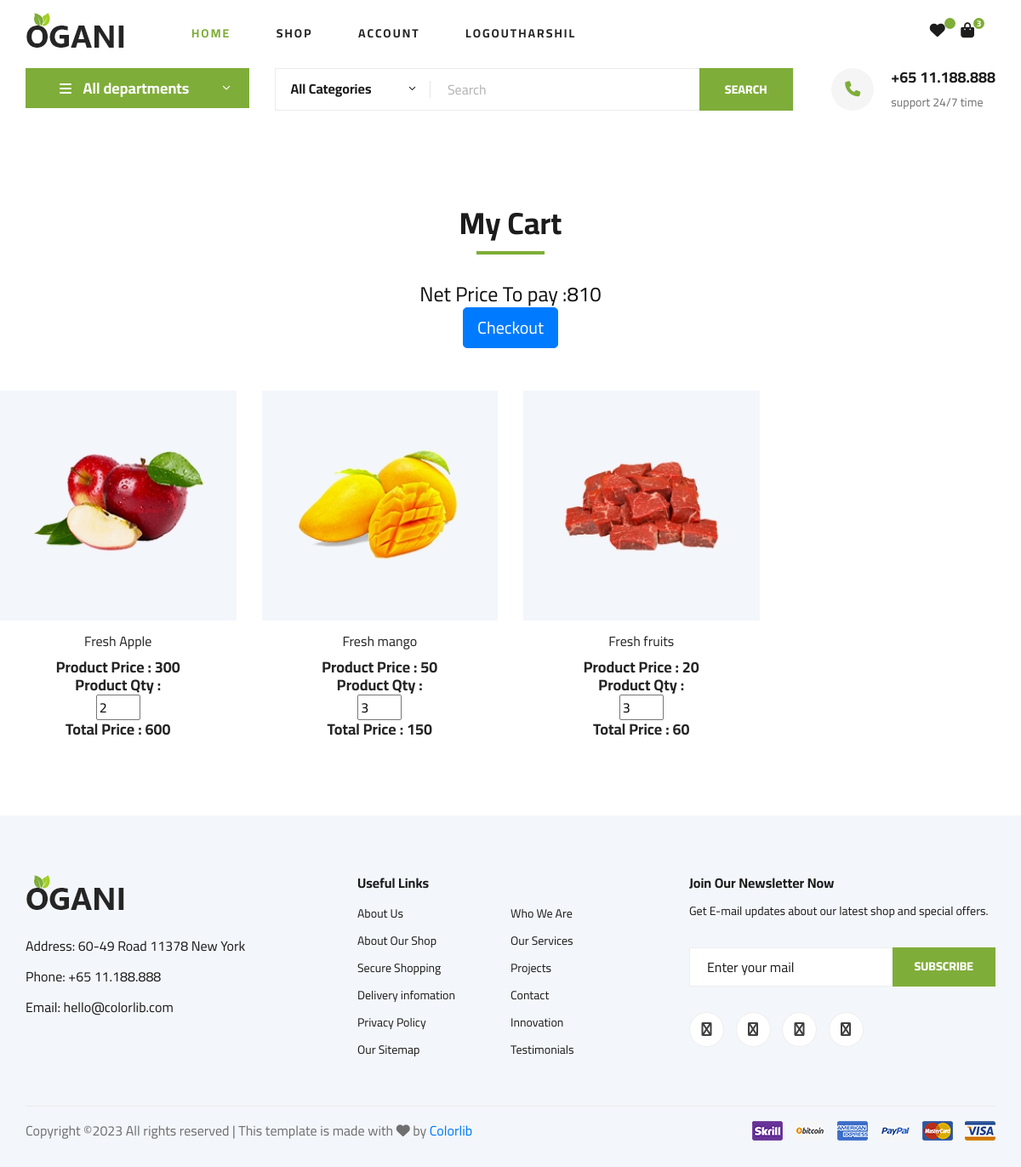
Page /cart/ (signed in) on the committed database.
### myapp/models.py (models this page shows, shortened)
class User(models.Model):
    fname=models.CharField(max_length=100)
    lname=models.CharField(max_length=100)
    email=models.EmailField()
    mobile=models.PositiveIntegerField()
    address=models.TextField()
    password=models.CharField(max_length=100)
    usertype=models.CharField(max_length=100,default="buyer")

class Cart(models.Model):
    user=models.ForeignKey(User,on_delete=models.CASCADE)
    product=models.ForeignKey(Product,on_delete=models.CASCADE)
    date=models.DateTimeField(default=timezone.now)
    product_qty=models.PositiveIntegerField()
    total_price=models.PositiveIntegerField()
    payment_status=models.BooleanField(default=False)

class Product(models.Model):
    seller=models.ForeignKey(User,on_delete=models.CASCADE)
    product_name=models.CharField(max_length=100)
    product_price=models.PositiveIntegerField()
    product_desc=models.TextField()
    product_image=models.ImageField(upload_to="product_image/")

### myapp/views.py (the view)
# urls.py: path('cart/',views.cart,name="cart"),
def cart(request):
	net_price=0
	user=User.objects.get(email=request.session['email'])
	carts=Cart.objects.filter(user=user)
	for i in carts:
		net_price+=i.total_price
	request.session['cart_count']=len(carts)
	return render(request,'cart.html',{'carts':carts,'net_price':net_price})

### myapp/templates/cart.html (shortened to what this page needs)
{% extends 'header.html'%}
{% load static %}
{% block content %}
<!DOCTYPE html>
<html lang="zxx">
<head>
</head>
<body>
    <section class="featured spad">
        <div class="container">
            <div class="row">
                <div class="col-lg-12">
                    <div class="section-title">
                        <h2>My Cart</h2>
                        <br><br>
                        <h4>Net Price To pay :{{net_price}}</h4>
                    <form method="post">
                        <button type="button" class="btn btn-lg btn-primary" id="checkout-button">Checkout</button>
                    </form>
                    </div>
                    </div>
                </div>
            </div>
            <div class="row featured__filter">
                {% for i in carts %}
                <div class="col-lg-3 col-md-3 col-sm-5 mix oranges fresh-meat">
                    <div class="featured__item">
                        <div class="featured__item__pic set-bg" data-setbg="{{i.product.product_image.url}}">
                        </div>
                        <div class="featured__item__text">
                            <h6><a href="#">{{i.product.product_name}}</a></h6>
                            <h5>Product Price : {{i.product.product_price}}</h5>
                            <h5>Product Qty :</h5>
                            <form name="change_qty" method="post" action="{% url 'change-qty' %}">
                                <input type="number" name="product_qty" min="1" max="10" value="{{i.product_qty}}" onchange="this.form.submit();">
                            </form>
                            <h5>Total Price : {{i.total_price}}</h5>
                        </div>
                    </div>
                </div>
                {% endfor %}
            </div>
    </section>
</body>
</html>
{% endblock %}sub

### myapp/templates/header.html (shortened to what this page needs)
{% load static %}
<!DOCTYPE html>
<html lang="zxx">
<head>
    <link rel="stylesheet" href="{% static 'css/bootstrap.min.css' %}" type="text/css">
    <link rel="stylesheet" href="{% static 'css/font-awesome.min.css' %}" type="text/css">
    <link rel="stylesheet" href="{% static 'css/elegant-icons.css' %}" type="text/css">
    <link rel="stylesheet" href="{% static 'css/nice-select.css' %}" type="text/css">
    <link rel="stylesheet" href="{% static 'css/jquery-ui.min.css' %}" type="text/css">
    <link rel="stylesheet" href="{% static 'css/owl.carousel.min.css' %}" type="text/css">
    <link rel="stylesheet" href="{% static 'css/slicknav.min.css' %}" type="text/css">
    <link rel="stylesheet" href="{% static 'css/style.css' %}" type="text/css">
    <link rel="stylesheet" href="https://cdnjs.cloudflare.com/ajax/libs/font-awesome/6.4.2/css/all.min.css" />
</head>
<body>
    <header class="header">
        <div class="container">
            <div class="row">
                <div class="col-lg-2">
                    <div class="header__logo">
                        <a href="./index.html"><img src="{% static 'img/logo.png' %}" alt=""></a>
                    </div>
                </div>
                <div class="col-lg-7">
                    <nav class="header__menu">
                        <ul>
                <li class="active"><a href="/">Home</a></li>
                <li><a href="{% url 'shop-grid' %}">Shop</a></li>
                <li><a href="#">Account</a>
                </li>
                {% if request.session.email %}
                <li><a href="{% url 'logout' %}">Logout{{request.session.fname}}</a></li>
                {% else %}
                <li><a href="{% url 'login' %}">LOGIN</a></li>
                <li><a href="{% url 'signup' %}">SIGN UP</a></li>
                {% endif %}
            </ul>
                    </nav>
                </div>
                <div class="col-lg-3">
                    <div class="header__cart">
                        <ul>
                            {% if request.session.email %}
                                <li><a href="{% url 'wishlist' %}"><i class="fa fa-heart"></i> <span>{{request.session.wishlist_count}}</span></a></li>
                                <li><a href="{% url 'cart' %}"><i class="fa fa-shopping-bag"></i><span>{{request.session.cart_count}}</span></a></li>
                            {% endif %}
                        </ul>
                    </div>
                </div>
            </div>
        </div>
    </header>
    <section class="hero hero-normal">
        <div class="container">
            <div class="row">
                <div class="col-lg-3">
                    <div class="hero__categories">
                        <div class="hero__categories__all">
                            <i class="fa fa-bars"></i>
                            <span>All departments</span>
                        </div>
                    </div>
                </div>
                <div class="col-lg-9">
                    <div class="hero__search">
                        <div class="hero__search__form">
                            <form action="#">
                                <div class="hero__search__categories">
                                    All Categories
                                    <span class="arrow_carrot-down"></span>
                                </div>
                                <input type="text" placeholder="Search">
                                <button type="submit" class="site-btn">SEARCH</button>
                            </form>
                        </div>
                        <div class="hero__search__phone">
                            <div class="hero__search__phone__icon">
                                <i class="fa fa-phone"></i>
                            </div>
                            <div class="hero__search__phone__text">
                                <h5>+65 11.188.888</h5>
                                <span>support 24/7 time</span>
                            </div>
                        </div>
                    </div>
                </div>
            </div>
        </div>
    </section>
    {% block content %}
    {% endblock %}
    <footer class="footer spad">
        <div class="container">
            <div class="row">
                <div class="col-lg-3 col-md-6 col-sm-6">
                    <div class="footer__about">
                        <div class="footer__about__logo">
                            <a href="./index.html"><img src="{% static 'img/logo.png' %}" alt=""></a>
                        </div>
                        <ul>
                            <li>Address: 60-49 Road 11378 New York</li>
                            <li>Phone: +65 11.188.888</li>
                            <li>Email: hello@colorlib.com</li>
                        </ul>
                    </div>
                </div>
                <div class="col-lg-4 col-md-6 col-sm-6 offset-lg-1">
                    <div class="footer__widget">
                        <h6>Useful Links</h6>
                        <ul>
                            <li><a href="#">About Us</a></li>
                            <li><a href="#">About Our Shop</a></li>
                            <li><a href="#">Secure Shopping</a></li>
                            <li><a href="#">Delivery infomation</a></li>
                            <li><a href="#">Privacy Policy</a></li>
                            <li><a href="#">Our Sitemap</a></li>
                        </ul>
                        <ul>
                            <li><a href="#">Who We Are</a></li>
                            <li><a href="#">Our Services</a></li>
                            <li><a href="#">Projects</a></li>
                            <li><a href="#">Contact</a></li>
                            <li><a href="#">Innovation</a></li>
                            <li><a href="#">Testimonials</a></li>
                        </ul>
                    </div>
                </div>
                <div class="col-lg-4 col-md-12">
                    <div class="footer__widget">
                        <h6>Join Our Newsletter Now</h6>
                        <p>Get E-mail updates about our latest shop and special offers.</p>
                        <form action="#">
                            <input type="text" placeholder="Enter your mail">
                            <button type="submit" class="site-btn">Subscribe</button>
                        </form>
                        <div class="footer__widget__social">
                            <a href="#"><i class="fa fa-facebook"></i></a>
                            <a href="#"><i class="fa fa-instagram"></i></a>
                            <a href="#"><i class="fa fa-twitter"></i></a>
                            <a href="#"><i class="fa fa-pinterest"></i></a>
                        </div>
                    </div>
                </div>
            </div>
            <div class="row">
                <div class="col-lg-12">
                    <div class="footer__copyright">
                        <div class="footer__copyright__text"><p>
  Copyright &copy;<script>document.write(new Date().getFullYear());</script> All rights reserved | This template is made with <i class="fa fa-heart" aria-hidden="true"></i> by <a href="https://colorlib.com" target="_blank">Colorlib</a>
  </p></div>
                        <div class="footer__copyright__payment"><img src="{% static 'img/payment-item.png' %}" alt=""></div>
                    </div>
                </div>
            </div>
        </div>
    </footer>
</body>
</html>

### rows in the picture
User: session.fname "HARSHIL"
Cart: shows a picture, product.product_name "Fresh Apple", product.product_price "300", product_qty "2", total_price "600"
Cart: shows a picture, product.product_name "Fresh mango", product.product_price "50", product_qty "3", total_price "150"
Cart: shows a picture, product.product_name "Fresh fruits", product.product_price "20", product_qty "3", total_price "60"

### other values in the picture
{{ request.session.cart_count }} "3"
{{ net_price }} "810"
